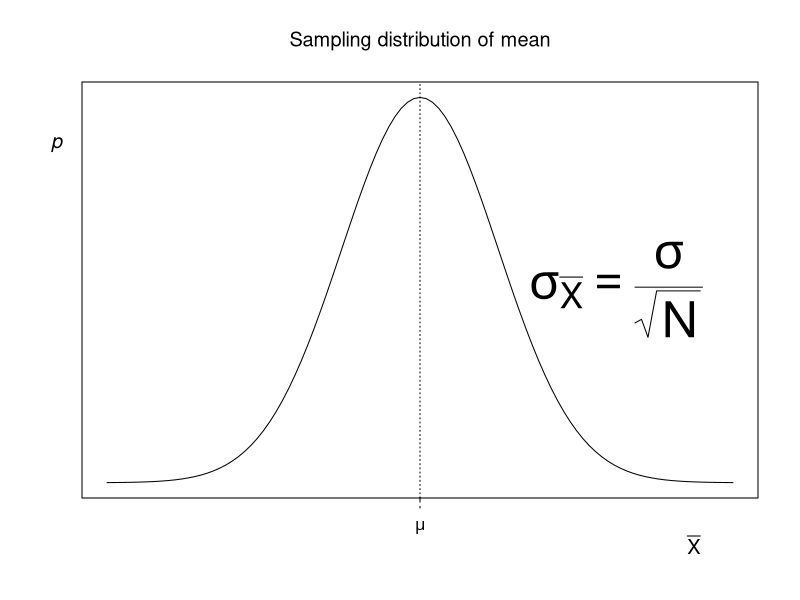
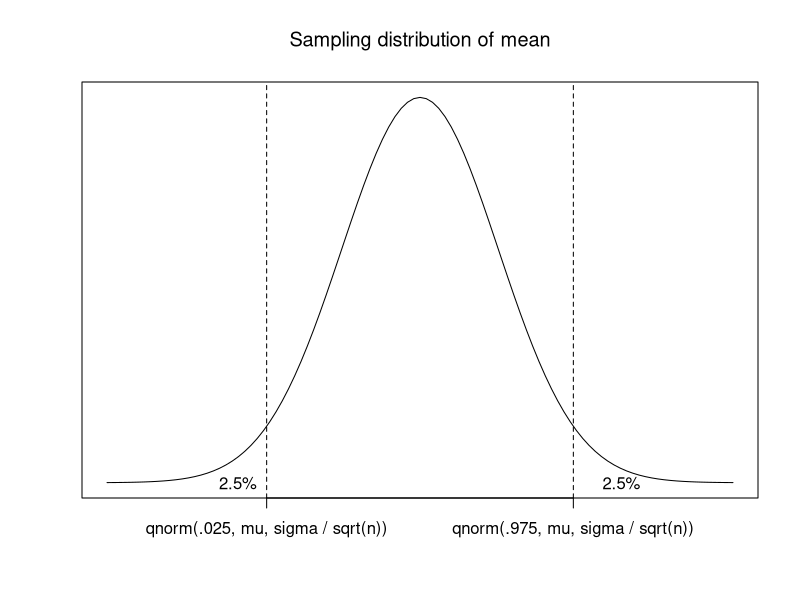
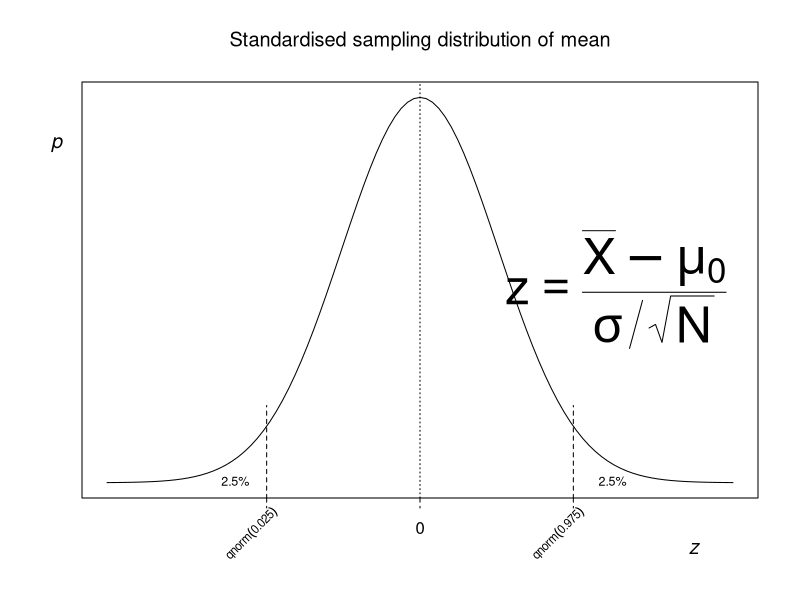
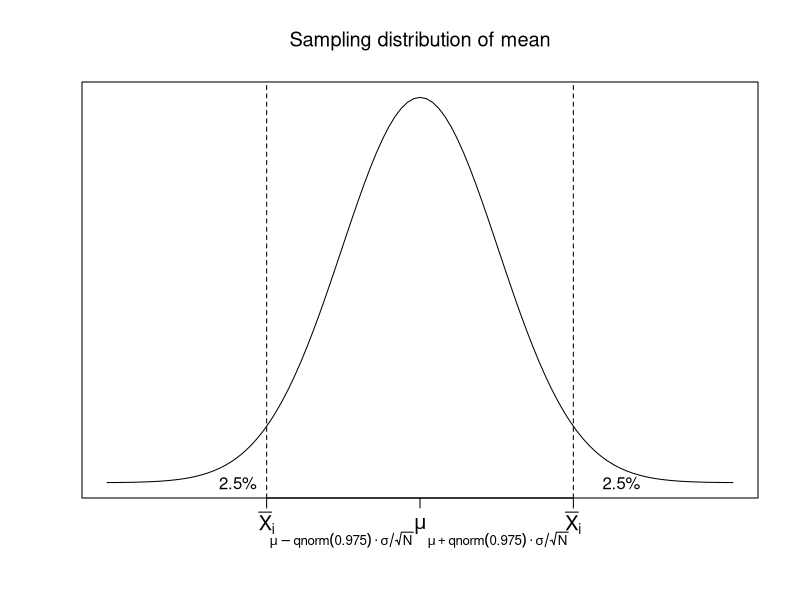
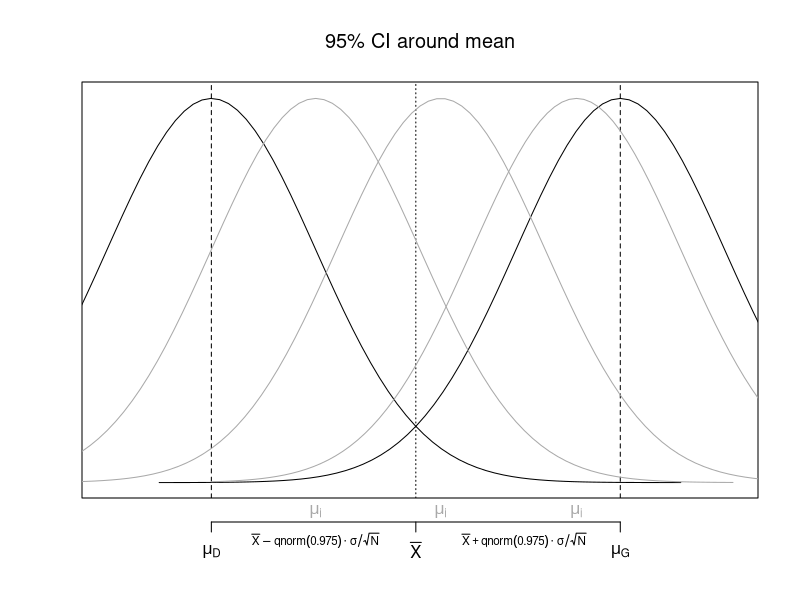
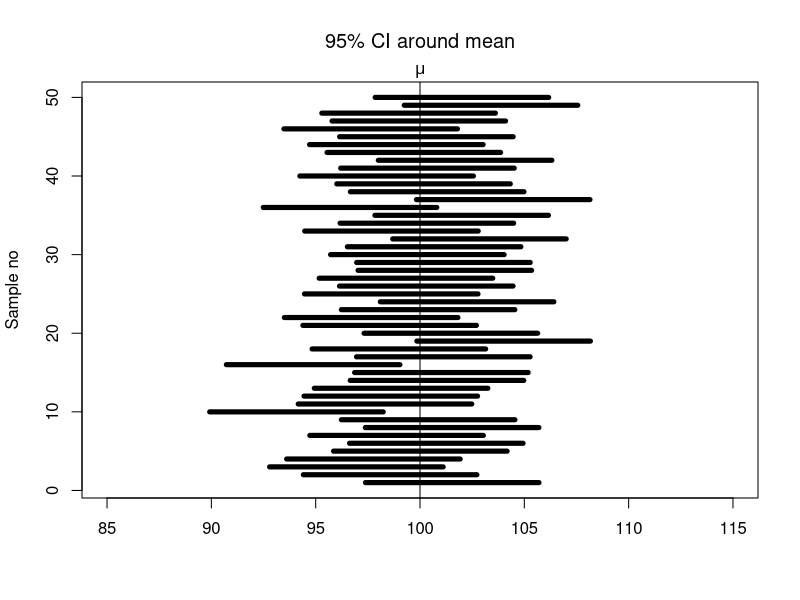
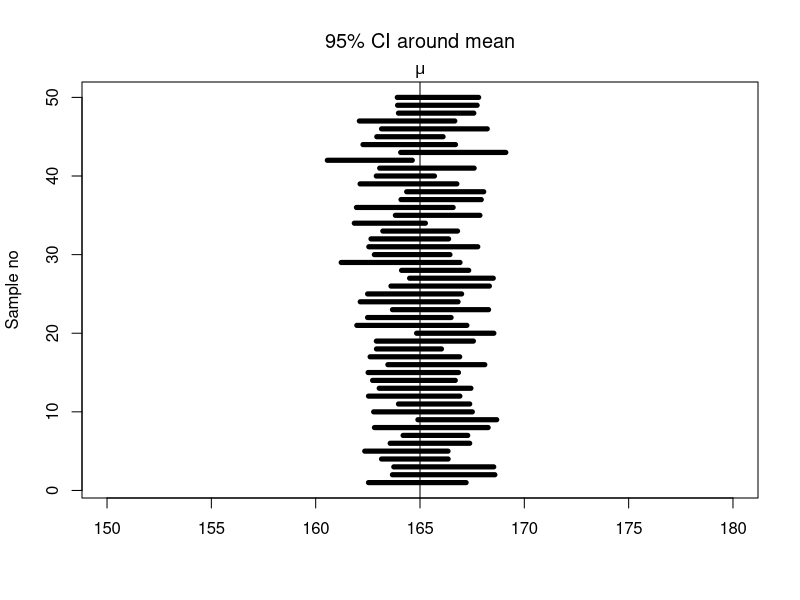
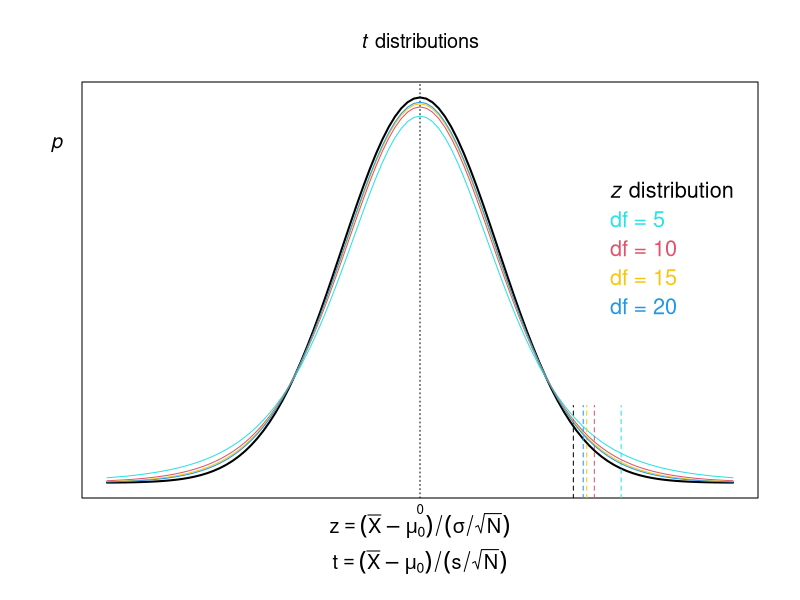

Write R code to recreate these figures, in order.
## ---- chunk 1
knitr::opts_chunk$set(echo = FALSE,
                      prompt=TRUE,
                      comment='',
                      results="hide",
                      fig.show = "hide",
                      fig.align="center")
#                      tidy=TRUE,
#                      tidy.opts = list(width.cutoff = 51))
## ---- chunk 2
curve(dnorm, -4, 4, xaxt="n", yaxt="n", xlab="", ylab="", main=expression("Sampling distribution of mean"))
mtext(expression(bar(X)), 1, 2, at=3.5, cex=1.2)
mtext(expression(italic(p)), 2, 1, at=.35, cex=1.2, las=1)
abline(v=0, lty=3)
axis(1, at=0, labels=expression(mu), lty=2)
text(2.5, .2, expression(sigma[bar(X)] == frac(sigma,sqrt(N))), cex=3)
## ---- chunk 3
n <- 50
curve(dnorm, -4, 4, xaxt="n", yaxt="n", xlab="", ylab="",
main=expression("Sampling distribution of mean"))
axis(1, qnorm(c(.025, .975)),
     c("qnorm(.025, mu, sigma / sqrt(n))", "qnorm(.975, mu, sigma / sqrt(n))"))
abline(v = qnorm(c(.025, .975)), lty=2)
text(qnorm(c(.01, .995)), 0, "2.5%")
## ---- chunk 4
curve(dnorm, -4, 4, xaxt="n", yaxt="n", xlab="", ylab="", main=expression("Standardised sampling distribution of mean"))
mtext(expression(italic(z)), 1, 2, at=3.5, cex=1.2)
mtext(expression(italic(p)), 2, 1, at=.35, cex=1.2, las=1)
abline(v=0, lty=3)
axis(1, at=qnorm(c(.025,.5,.975)), labels=c("", 0, ""), lty=2, lwd.ticks=1, lwd=0)
segments(x0=qnorm(c(.025,.975)), y0=-1, y1=.08, lty=2)
text(qnorm(c(.025,.975))+c(-.4,.5), .002, "2.5%", cex=.75)
text(qnorm(c(.025,.5,.975)), -.03,
     labels=c(expression(qnorm(.025)), "", expression(qnorm(.975))),
	srt=45, xpd=NA, cex=.7, pos=2, offset=-.5)
text(2.5, .2, expression(z == frac(bar(X) - mu[0], sigma/sqrt(N))), cex=3)
## ---- chunk 5
curve(dnorm, -4, 4, xaxt="n", yaxt="n", xlab="", ylab="",
main=expression("Sampling distribution of mean"))
axis(1, qnorm(c(.025, .5, .975)),
     c(expression(bar(X)[i]), expression(mu), expression(bar(X)[i])), cex.axis=1.2)
abline(v = qnorm(c(.025, .975)), lty=2)
text(qnorm(c(.01, .995)), 0, "2.5%")
mtext(expression(mu - qnorm(.975) %.% sigma/sqrt(N)), 1, 1.7, at=-1, cex=.8)
mtext(expression(mu + qnorm(.975) %.% sigma/sqrt(N)), 1, 1.7, at=1, cex=.8)
## ---- chunk 6
plot(-1:5, seq(0, .4, length.out=7), type="n", xaxt="n", yaxt="n", xlab="", ylab="", main=expression("95% CI around mean"))
curve(dnorm, -4, 4.5, add=TRUE)
abline(v=qnorm(.975), lty=3)
curve(dnorm(x, 2*qnorm(.975),), -.5, 8, add=TRUE)
abline(v=c(0, 2*qnorm(.975)), lty=2)
curve(dnorm(x, 1,), -3, 5, col="darkgrey", add=TRUE)
curve(dnorm(x, 2.2,), -2, 6, col="darkgrey", add=TRUE)
curve(dnorm(x, 3.5,), 0, 7, col="darkgrey", add=TRUE)
mtext(expression(mu[i]), 1, .2, at=c(1, 2.2, 3.5), col="darkgrey")
axis(1, at=c(qnorm(c(.5,.975)), 2*qnorm(.975)), line=1.2,
	labels=c(expression(mu[D]), expression(bar(X)), expression(mu[G])))
mtext(expression(bar(X) - qnorm(.975) %.% sigma/sqrt(N)), 1, 1.7, at=1, cex=.7)
mtext(expression(bar(X) + qnorm(.975) %.% sigma/sqrt(N)), 1, 1.7, at=3, cex=.7)
## ---- chunk 7
#Ex.1
117 + qnorm(.995) * 15 / sqrt(30)
117 - qnorm(.995) * 15 / sqrt(30)
# General population mean outside CI
# CogSci population different

#Ex.2
105 + qnorm(.975) * 15 / sqrt(20)
105 - qnorm(.975) * 15 / sqrt(20)
# General population mean within CI
# Psych population not different??
## ---- chunk 8
mu <- 100; sigma <- 15; n <- 50
k <- 50
plot(seq(mu-15, mu+15, length.out=k), 1:k,
     type="n", xlab="", ylab="Sample no",
     main=expression("95% CI around mean"))
abline(v=mu)
mtext(expression(mu), 3)
for(i in 1:k) {
   s <- rnorm(n, mu, sigma)
   segments(x0 = mean(s) - qnorm(.975)
* sigma/sqrt(n),
            x1 = mean(s) + qnorm(.975)
* sigma/sqrt(n), y0=i, lwd=5)
}
## ---- chunk 9
mu <- 165; sigma <- 5; N <- 20
k <- 50
plot(seq(mu-15, mu+15, length.out=k), 1:k,
     type="n", xlab="", ylab="Sample no",
     main=expression("95% CI around mean"))
abline(v=mu)
mtext(expression(mu), 3)
for(i in 1:k) {
   s <- rnorm(N, mu, sigma)
   segments(x0 = mean(s) - qnorm(.975)
* sd(s)/sqrt(N),
            x1 = mean(s) + qnorm(.975)
* sd(s)/sqrt(N), y0=i, lwd=5)
}
## ---- chunk 10
curve(dnorm, -4, 4, lwd=2 , xaxt="n", yaxt="n", xlab="", ylab="", main=expression(paste(italic(t), " distributions")))
text(2.3, .3, expression(paste(italic(z), " distribution")), col="black", cex=1.3, pos=4)
mtext(0, 1, 0, cex=.8)
mtext(expression(z == (bar(X) - mu[0]) / (sigma/sqrt(N))), 1, 1.2, cex=1.2)
mtext(expression(t == (bar(X) - mu[0]) / (s/sqrt(N))), 1, 3, cex=1.2)
mtext(expression(italic(p)), 2, 1, at=.35, cex=1.2, las=1)
abline(v=0, lty=3)
segments(x0=qnorm(.975), y0=-1, y1=.08, lty=2)
for (df in c(5, 10, 15, 20)) {
	curve(dt(x, df), col=df, add=TRUE)
	text(2.3, .3-.006*df, paste("df =", df), col=df, cex=1.3, pos=4)
	segments(x0=qt(.975, df=df), y0=-1, y1=.08, lty=2, col=df)
}
## ---- chunk 11
par(mar=c(6, 4, 4, 2))
curve(dnorm, 1.95, 3, lwd=2 , xaxt="n", yaxt="n", xlab="", ylab="", main=expression(paste(italic(t), " distributions: critical regions")))
axis(1, at=c(2, 3))
mtext(expression(italic(z)), 1, 2.2, at=2.8, cex=1.4)
mtext(expression(italic(t)), 1, 3.2, at=2.8, cex=1.4)
mtext(expression(italic(p)), 2, 1, at=.06, cex=1.4, las=1)
segments(x0=qnorm(.975), y0=-1, y1=.08, lty=2)
text(qnorm(.975), -.006, labels=expression(qnorm(.975)), srt=45, xpd=NA, cex=.6, pos=2, offset=.2)
for (df in c(5, 10, 15, 20)) {
	curve(dt(x, df), col=df, add=TRUE)
	text(2.3, .3-.006*df, paste("df =", df), col=df, cex=1.3, pos=4)
	segments(x0=qt(.975, df=df), y0=-1, y1=.08, lty=2, col=df)
	text(qt(.975, df), -.006, labels=paste("qt(.975, ", df, ")", sep=""), srt=45, xpd=NA, cex=.6, pos=2, offset=.2, col=df)
}
## ---- chunk 12
40 + qt(.975, 24) * 3 / sqrt(25)
